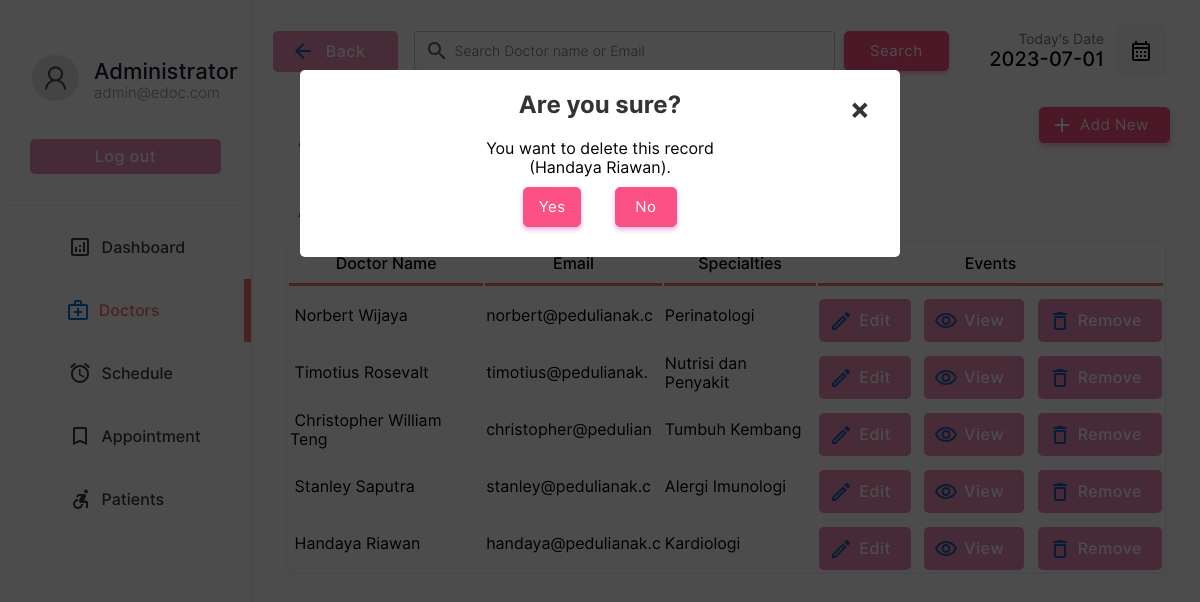
The page /doctor/doctors.php?action=drop&id=1&name=Handaya Riawan (signed in) on the database its author committed.
### tables this page shows
CREATE TABLE IF NOT EXISTS `doctor` (
  `docid` int(11) NOT NULL AUTO_INCREMENT,
  `docemail` varchar(255) DEFAULT NULL,
  `docname` varchar(255) DEFAULT NULL,
  `docpassword` varchar(255) DEFAULT NULL,
  `doctel` varchar(15) DEFAULT NULL,
  `specialties` int(2) DEFAULT NULL,
  PRIMARY KEY (`docid`),
  KEY `specialties` (`specialties`)
);

CREATE TABLE IF NOT EXISTS `specialties` (
  `id` int(2) NOT NULL,
  `sname` varchar(50) DEFAULT NULL,
  PRIMARY KEY (`id`)
);

### doctor/doctors.php (the view, shortened to what the rows shown need)
<!DOCTYPE html>
<html lang="en">
<head>
    <link rel="stylesheet" href="../css/animations.css">
    <link rel="stylesheet" href="../css/style.css">
    <link rel="stylesheet" href="../css/admin.css">
</head>
<body>
    <?php
    include("../connection.php");
    ?>
        <div class="dash-body">
            <table border="0" width="100%" style=" border-spacing: 0;margin:0;padding:0;margin-top:25px; ">
                <?php
                    if($_POST){
                        $keyword=$_POST["search"];
                        $sqlmain= "select * from doctor where docemail='$keyword' or docname='$keyword' or docname like '$keyword%' or docname like '%$keyword' or docname like '%$keyword%'";
                    }else{
                        $sqlmain= "select * from doctor order by docid desc";
                    }
                ?>
                <tr>
                   <td colspan="4">
                       <center>
                        <div class="abc scroll">
                        <table width="93%" class="sub-table scrolldown" border="0">
                        <thead>
                        <tr>
                                <th class="table-headin">
                                Doctor Name
                                </th>
                                <th class="table-headin">
                                    Email
                                </th>
                                <th class="table-headin">
                                    Specialties
                                </th>
                                <th class="table-headin">
                                    Events
                                </tr>
                        </thead>
                        <tbody>
                            <?php
                                $result= $database->query($sqlmain);
                                if($result->num_rows==0){
                                    echo '<tr>
                                    <td colspan="4">
                                    <br><br><br><br>
                                    <center>
                                    <img src="../img/notfound.svg" width="25%">
                                    <br>
                                    <p class="heading-main12" style="margin-left: 45px;font-size:20px;color:rgb(49, 49, 49)">We  couldnt find anything related to your keywords !</p>
                                    <a class="non-style-link" href="doctors.php"><button  class="login-btn btn-primary-soft btn"  style="display: flex;justify-content: center;align-items: center;margin-left:20px;">&nbsp; Show all Doctors &nbsp;</font></button>
                                    </a>
                                    </center>
                                    <br><br><br><br>
                                    </td>
                                    </tr>';
                                }
                                else{
                                for ( $x=0; $x<$result->num_rows;$x++){
                                    $row=$result->fetch_assoc();
                                    $docid=$row["docid"];
                                    $name=$row["docname"];
                                    $email=$row["docemail"];
                                    $spe=$row["specialties"];
                                    $spcil_res= $database->query("select sname from specialties where id='$spe'");
                                    $spcil_array= $spcil_res->fetch_assoc();
                                    $spcil_name=$spcil_array["sname"];
                                    echo '<tr>
                                        <td> &nbsp;'.
                                        substr($name,0,30)
                                        .'</td>
                                        <td>
                                        '.substr($email,0,20).'
                                        </td>
                                        <td>
                                            '.substr($spcil_name,0,20).'
                                        </td>
                                        <td>
                                        <div style="display:flex;justify-content: center;">
                                        <a href="?action=edit&id='.$docid.'&error=0" class="non-style-link"><button  class="btn-primary-soft btn button-icon btn-edit"  style="padding-left: 40px;padding-top: 12px;padding-bottom: 12px;margin-top: 10px;"><font class="tn-in-text">Edit</font></button></a>
                                        &nbsp;&nbsp;&nbsp;
                                        <a href="?action=view&id='.$docid.'" class="non-style-link"><button  class="btn-primary-soft btn button-icon btn-view"  style="padding-left: 40px;padding-top: 12px;padding-bottom: 12px;margin-top: 10px;"><font class="tn-in-text">View</font></button></a>
                                       &nbsp;&nbsp;&nbsp;
                                       <a href="?action=drop&id='.$docid.'&name='.$name.'" class="non-style-link"><button  class="btn-primary-soft btn button-icon btn-delete"  style="padding-left: 40px;padding-top: 12px;padding-bottom: 12px;margin-top: 10px;"><font class="tn-in-text">Remove</font></button></a>
                                        </div>
                                        </td>
                                    </tr>';
                                }
                            }
                            ?>
                            </tbody>
                        </table>
                        </div>
                        </center>
                   </td>
                </tr>
            </table>
        </div>
    <?php
    if($_GET){
        $id=$_GET["id"];
        $action=$_GET["action"];
        if($action=='drop'){
            $nameget=$_GET["name"];
            echo '
            <div id="popup1" class="overlay">
                    <div class="popup">
                    <center>
                        <h2>Are you sure?</h2>
                        <a class="close" href="doctors.php">&times;</a>
                        <div class="content">
                            You want to delete this record<br>('.substr($nameget,0,40).').
                        </div>
                        <div style="display: flex;justify-content: center;">
                        <a href="delete-doctor.php?id='.$id.'" class="non-style-link"><button  class="btn-primary btn"  style="display: flex;justify-content: center;align-items: center;margin:10px;padding:10px;"<font class="tn-in-text">&nbsp;Yes&nbsp;</font></button></a>&nbsp;&nbsp;&nbsp;
                        <a href="doctors.php" class="non-style-link"><button  class="btn-primary btn"  style="display: flex;justify-content: center;align-items: center;margin:10px;padding:10px;"><font class="tn-in-text">&nbsp;&nbsp;No&nbsp;&nbsp;</font></button></a>
                        </div>
                    </center>
            </div>
            </div>
            ';
        }elseif($action=='edit'){
            $sqlmain= "select * from doctor where docid='$id'";
            $result= $database->query($sqlmain);
            $row=$result->fetch_assoc();
            $name=$row["docname"];
            $email=$row["docemail"];
            $spe=$row["specialties"];
            $spcil_res= $database->query("select sname from specialties where id='$spe'");
            $spcil_array= $spcil_res->fetch_assoc();
            $spcil_name=$spcil_array["sname"];
            $tele=$row['doctel'];
            $error_1=$_GET["error"];
                $errorlist= array(
                    '1'=>'<label for="promter" class="form-label" style="color:rgb(255, 62, 62);text-align:center;">Already have an account for this Email address.</label>',
                    '2'=>'<label for="promter" class="form-label" style="color:rgb(255, 62, 62);text-align:center;">Password Conformation Error! Reconform Password</label>',
                    '3'=>'<label for="promter" class="form-label" style="color:rgb(255, 62, 62);text-align:center;"></label>',
                    '4'=>"",
                    '0'=>'',
                );
            if($error_1!='4'){
                    echo '
                    <div id="popup1" class="overlay">
                            <div class="popup">
                            <center>
                                <a class="close" href="doctors.php">&times;</a>
                                <div style="display: flex;justify-content: center;">
                                <div class="abc">
                                <table width="80%" class="sub-table scrolldown add-doc-form-container" border="0">
                                <tr>
                                        <td class="label-td" colspan="2">'.
                                            $errorlist[$error_1]
                                        .'</td>
                                    </tr>
                                    <tr>
                                        <td>
                                            <p style="padding: 0;margin: 0;text-align: left;font-size: 25px;font-weight: 500;">Edit Doctor Details.</p>
                                        Doctor ID : '.$id.' (Auto Generated)<br><br>
                                        </td>
                                    </tr>
                                    <tr>
                                        <td class="label-td" colspan="2">
                                            <form action="edit-doc.php" method="POST" class="add-new-form">
                                            <label for="Email" class="form-label">Email: </label>
                                            <input type="hidden" value="'.$id.'" name="id00">
                                        </td>
                                    </tr>
                                    <tr>
                                        <td class="label-td" colspan="2">
                                        <input type="email" name="email" class="input-text" placeholder="Email Address" value="'.$email.'" required><br>
                                        </td>
                                    </tr>
                                    <tr>
                                        <td class="label-td" colspan="2">
                                            <label for="name" class="form-label">Name: </label>
                                        </td>
                                    </tr>
                                    <tr>
                                        <td class="label-td" colspan="2">
                                            <input type="text" name="name" class="input-text" placeholder="Doctor Name" value="'.$name.'" required><br>
                                        </td>
                                    </tr>
                                    <tr>
                                        <td class="label-td" colspan="2">
                                            <label for="Tele" class="form-label">Telephone: </label>
                                        </td>
                                    </tr>
                                    <tr>
                                        <td class="label-td" colspan="2">
                                            <input type="tel" name="Tele" class="input-text" placeholder="Telephone Number" value="'.$tele.'" required><br>
                                        </td>
                                    </tr>
                                    <tr>
                                        <td class="label-td" colspan="2">
                                            <label for="spec" class="form-label">Choose specialties: (Current'.$spcil_name.')</label>
                                        </td>
                                    </tr>
                                    <tr>
                                        <td class="label-td" colspan="2">
                                            <select name="spec" id="" class="box">';
                                                $list11 = $database->query("select  * from  specialties;");
                                                for ($y=0;$y<$list11->num_rows;$y++){
                                                    $row00=$list11->fetch_assoc();
                                                    $sn=$row00["sname"];
                                                    $id00=$row00["id"];
                                                    echo "<option value=".$id00.">$sn</option><br/>";
                                                };
                                echo     '       </select><br><br>
                                        </td>
                                    </tr>
                                    <tr>
                                        <td class="label-td" colspan="2">
                                            <label for="password" class="form-label">Password: </label>
                                        </td>
                                    </tr>
                                    <tr>
                                        <td class="label-td" colspan="2">
                                            <input type="password" name="password" class="input-text" placeholder="Defind a Password" required><br>
                                        </td>
                                    </tr><tr>
                                        <td class="label-td" colspan="2">
                                            <label for="cpassword" class="form-label">Conform Password: </label>
                                        </td>
                                    </tr>
                                    <tr>
                                        <td class="label-td" colspan="2">
                                            <input type="password" name="cpassword" class="input-text" placeholder="Conform Password" required><br>
                                        </td>
                                    </tr>
                                    <tr>
                                        <td colspan="2">
                                            <input type="reset" value="Reset" class="login-btn btn-primary-soft btn" >&nbsp;&nbsp;&nbsp;&nbsp;&nbsp;
                                            <input type="submit" value="Save" class="login-btn btn-primary btn">
                                        </td>
                                    </tr>
                                    </form>
                                    </tr>
                                </table>
                                </div>
                                </div>
                            </center>
                            <br><br>
                    </div>
                    </div>
                    ';
        }; };
    };
?>
</body>
</html>

### rows shown on the page
doctor: docname "Norbert Wijaya", docemail "norbert@pedulianak.c", specialties.sname "Perinatologi"
doctor: docname "Timotius Rosevalt", docemail "timotius@pedulianak.", specialties.sname "Nutrisi dan Penyakit"
doctor: docname "Christopher William Teng", docemail "christopher@pedulian", specialties.sname "Tumbuh Kembang"
doctor: docname "Stanley Saputra", docemail "stanley@pedulianak.c", specialties.sname "Alergi Imunologi"
doctor: docname "Handaya Riawan", docemail "handaya@pedulianak.c", specialties.sname "Kardiologi"

### other values the page prints
substr($nameget,0,40) "Handaya Riawan"
